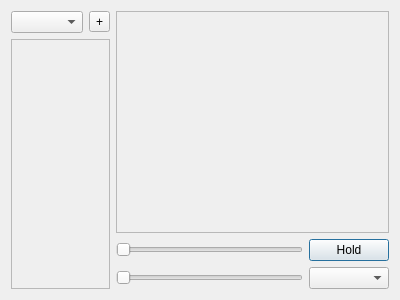
<?xml version="1.0" encoding="UTF-8"?>
<ui version="4.0">
 <class>Dialog</class>
 <widget class="QDialog" name="Dialog">
  <property name="geometry">
   <rect>
    <x>0</x>
    <y>0</y>
    <width>400</width>
    <height>300</height>
   </rect>
  </property>
  <property name="windowTitle">
   <string>Superplot</string>
  </property>
  <layout class="QHBoxLayout" name="horizontalLayout" stretch="0,1">
   <item>
    <layout class="QGridLayout" name="gridLayout">
     <item row="0" column="1">
      <widget class="QToolButton" name="toolButton">
       <property name="text">
        <string>+</string>
       </property>
      </widget>
     </item>
     <item row="0" column="0">
      <widget class="WorkspaceSelector" name="comboBox"/>
     </item>
     <item row="1" column="0" colspan="2">
      <widget class="QFrame" name="frame">
       <property name="frameShape">
        <enum>QFrame::StyledPanel</enum>
       </property>
       <property name="frameShadow">
        <enum>QFrame::Raised</enum>
       </property>
      </widget>
     </item>
    </layout>
   </item>
   <item>
    <layout class="QGridLayout" name="gridLayout_2">
     <item row="2" column="0">
      <widget class="QSlider" name="horizontalSlider_2">
       <property name="orientation">
        <enum>Qt::Horizontal</enum>
       </property>
      </widget>
     </item>
     <item row="1" column="0">
      <widget class="QSlider" name="horizontalSlider">
       <property name="orientation">
        <enum>Qt::Horizontal</enum>
       </property>
      </widget>
     </item>
     <item row="2" column="1">
      <widget class="QComboBox" name="comboBox_2"/>
     </item>
     <item row="1" column="1">
      <widget class="QPushButton" name="pushButton">
       <property name="text">
        <string>Hold</string>
       </property>
       <property name="checkable">
        <bool>true</bool>
       </property>
      </widget>
     </item>
     <item row="0" column="0" colspan="2">
      <widget class="QFrame" name="frame_2">
       <property name="frameShape">
        <enum>QFrame::StyledPanel</enum>
       </property>
       <property name="frameShadow">
        <enum>QFrame::Raised</enum>
       </property>
      </widget>
     </item>
    </layout>
   </item>
  </layout>
 </widget>
 <customwidgets>
  <customwidget>
   <class>WorkspaceSelector</class>
   <extends>QComboBox</extends>
   <header>mantidqt.widgets.workspaceselector</header>
  </customwidget>
 </customwidgets>
 <resources/>
 <connections/>
</ui>
